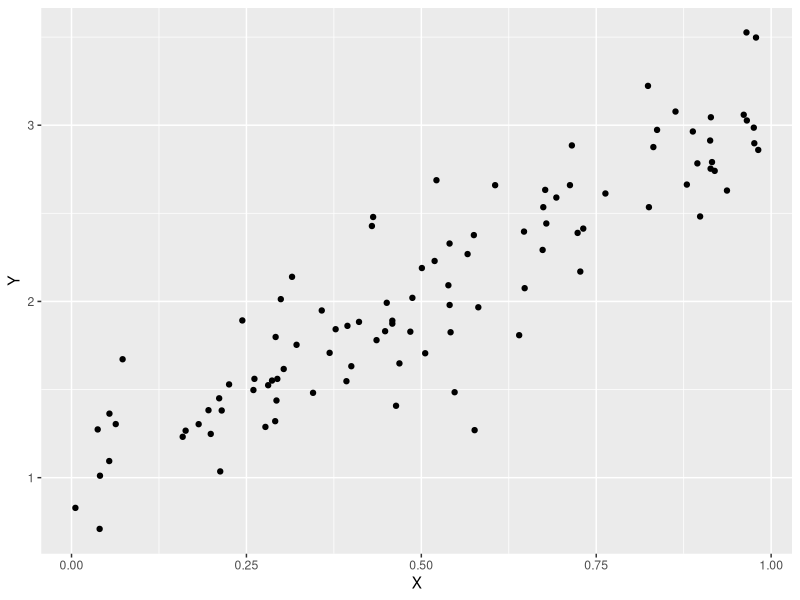

Generate this figure with R: (Note: this script raises an error after producing the figure.)
## ---- chunk 1
knitr::opts_chunk$set(echo = FALSE)
library(tidyverse)
library(knitr)
library(ggthemes)
## ---- chunk 2
X = runif(100, 0,1 )
E = rnorm(100, 0, .25)
Y = 2*X + 1 + E

df<-data.frame(X,Y)
## ---- chunk 3
df %>% ggplot(aes(x = X, y = Y)) + geom_point()
## ---- chunk 4
include_graphics("img/Faculty_Img/img10.jpg")
include_graphics("img/Faculty_Img/img3.jpg")
include_graphics("img/Faculty_Img/img4.jpg")
include_graphics("img/Faculty_Img/img5.jpg")
include_graphics("img/Faculty_Img/img6.jpg")
include_graphics("img/Faculty_Img/img7.jpg")
include_graphics("img/Faculty_Img/img8.jpg")
include_graphics("img/Faculty_Img/img1.jpg")
## ---- chunk 5
include_graphics("img/age_color.png")
